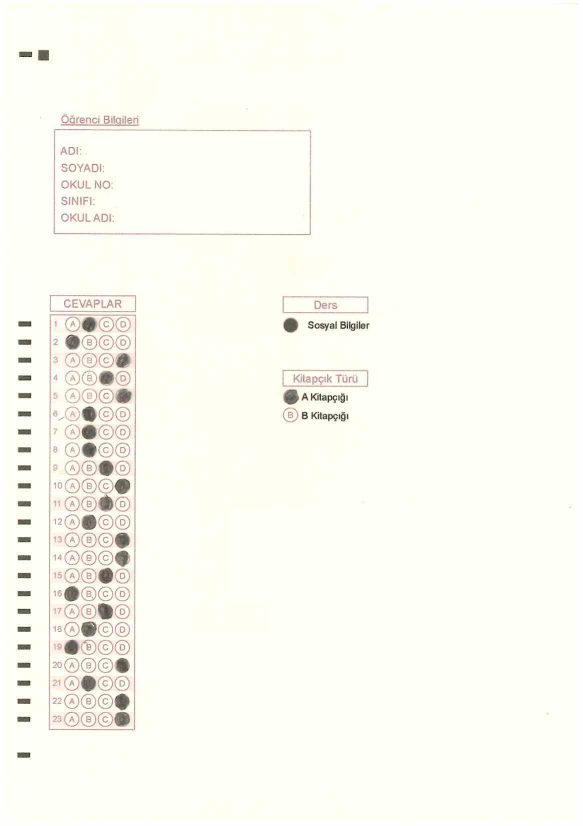
#> input picture optikForms/testForm.png, 1165 x 1652 px, found by its file name (shown at 1/2 size)
$ python bbOmr1.py   (older library calls are emulated)
#> lines starting #> are read from the running program, lines starting #| are printed output that depends on the picture; after the words box and inside, x2 and y2 are one past the last pixel; in counts of white or black regions, pixels touching at a corner belong together
import cv2
import numpy as np
import os
import argparse
import datetime
import json
from openpyxl import Workbook,load_workbook
from imutils.perspective import four_point_transform
import pdf2image
import bbOmr

parser = argparse.ArgumentParser(description='Optik Okuyucu V.1.0')
parser.add_argument('--ogrencioptik', type=str, help='Ogrencilerin optiklerinin bulunduğu klasör...', default="d:/_temp/optik/ogrenciler")
parser.add_argument('--cevapkagidi', type=str, help='Cevap Kağıtlarının olduğu klasör...', default="d:/_temp/optik/cevapkagidi")
parser.add_argument('--sonuckayit',type=str,help='Sonuçların txt olarak kaydedileceği yer...', default="d:/_temp/optik/")
parser.add_argument('--sonucisim',type=str,help='Oluşturulacak excel dosyasının adı...',default= "sonuclar")
parser.add_argument('--grup',type=int,help='Grup varmı yok mu ? ...', default=True)
parser.add_argument('--yanlisdogru',type=int,help='Kaç yanlış bir doğruyu götürsün? ...',default=100)
parser.add_argument('--puanlama',type=int,help='Sınav Kaç Üzerinden Hesaplansın?...',default=100)
args = parser.parse_args()

cevaplar=['A','B','C','D','E','-1','0']
harfler =['A', 'B', 'C', 'Ç', 'D', 'E', 'F', 'G', 'Ğ', 'H', 'I', 'İ', 'J', 'K', 'L', 'M', 'N', 'O', 'Ö', 'P', 'R', 'S', 'Ş', 'T', 'U', 'Ü', 'V', 'Y', 'Z', ' ']
cevap_kagidi = {}
cevap_kagidi_dict = {}
ogrenci_cevap = {}

gruplar =['A','B','C','D','E'] #['Q','X','Y','Z','T']


""" alan tanımlamaları
isim_img = image[119:464,265:532]
no_image = image[335:460, 71:192]
grup = thresh[216:238, 130:253]
"""
soruSayisi = 60
secenekSayisi = 4

imgSonuc = cv2.imread('testForm.png',0)
#> imgSonuc: shape (1652, 1165); min 0, max 255, mean 249.6
imgSonuc = cv2.resize(imgSonuc ,(600,800))
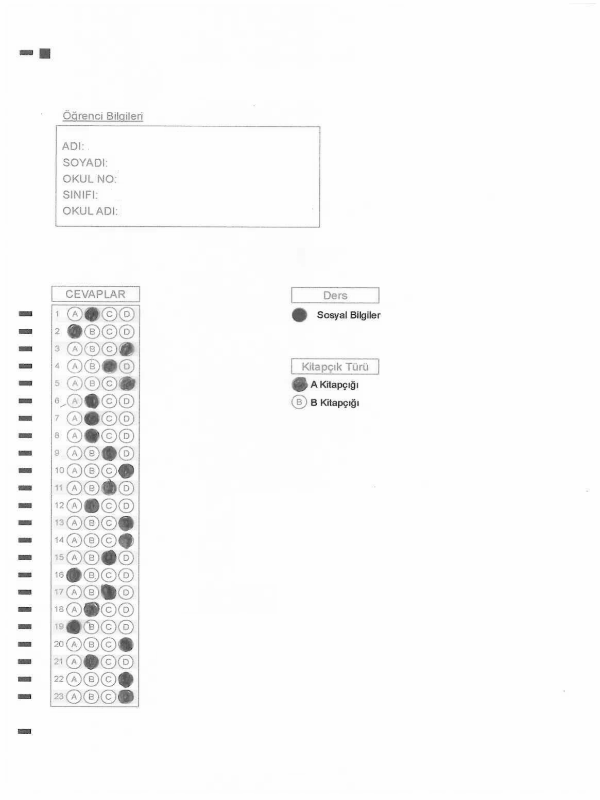
#> imgSonuc: shape (800, 600); min 23, max 255, mean 249.6

def test():
    img = cv2.imread('testForm.png',0)
    img = cv2.resize(img,(600,800))

    #ret,thresh = cv2.threshold(img,127,255,0)
    aAdSoyad = img[119:464,265:532]
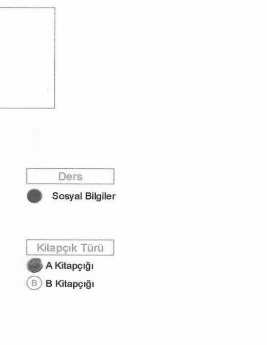
#> aAdSoyad: shape (345, 267); min 23, max 254, mean 251
    aGrup = img[380:412, 300:312]
    # aOgrenciNo = img[335:460, 71:192]
    aCevaplar = img[310:706, 74:146]
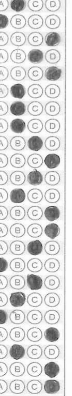
#> aCevaplar: shape (396, 72); min 49, max 254, mean 216.8

    # [7 lines of commented-out code are left out]

    artis = 2
    for i in range(0,2):
        harf = aGrup[artis:artis + 11, 0:11]
        artis += 11
        if i%4 ==0:
            artis +=1
        bps = np.sum(harf == 255)
        if bps>50:
            grup = i
        elif i==29 and bps<50:
            grup =  "-1"
#> this loop made 2 passes
#> bps on passes 1 to 2: 0, 0
#> after the loop, artis = 25

    # def getAdSoyad(aAdSoyad , basamakSayisi = 22 ):
    # image = cv2.cvtColor(aAdSoyad, cv2.COLOR_BGR2GRAY)
    # blur = cv2.GaussianBlur(aAdSoyad2, (7,7), 0)
    thresh = cv2.threshold(aAdSoyad, 0, 255, cv2.THRESH_BINARY_INV | cv2.THRESH_OTSU)[1]
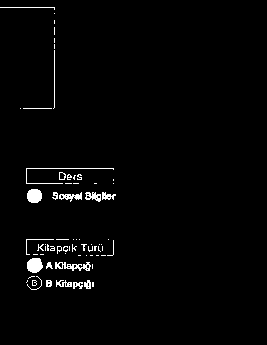
#> thresh: shape (345, 267); 2% white; 69 white regions (48 under 20 px), largest, box (x1, y1, x2, y2) and area: (27, 258, 43, 273) 191, (27, 189, 42, 203) 177, (55, 262, 91, 271) 163
    artis = 1
    isim = ""
    basamakSayisi = 2
    for i in range(0, basamakSayisi ):
        cevap = thresh[0:342,artis:artis+11]
        harf = harf_cikar(cevap)
        isim +=harf
        artis += 12
#> this loop made 2 passes
#> (harf, isim) on passes 1 to 2: (' ', ' '), (' ', '  ')
#> after the loop, artis = 25
    return isim.strip()

    # ogrenci_cevap = getCevaplar(aCevaplar, 1 )
    # print("form 1 >> ",  grup , ogrenci_cevap )


# [138 lines left out: functions test2, test0, pdfCoz, getCevaplar, not called in this run]

def kontrolCevapCiz( koord ): # koordinat bilgisi düzenlenecek
    # image = cv2.imread("test.png")
    cv2.circle(imgSonuc , koord  , 5, (0,0,255), 1)
    #cv2.circle(image ,(447,63), 5 , (0,0,255), 1 )

# [76 lines left out: functions kontrolCevap, getGrup, getOgrenciTCNo, getAdSoyad, sayi_cikar, not called in this run]

def harf_cikar(image):
    artis = 2
    for i in range(0,30):
        harf = image[artis:artis + 11,0:11]
        artis += 11
        if i%4 ==0:
            artis +=1
        bps = np.sum(harf == 255)
        if bps>50:
            return harfler[i]
        elif i==29 and bps<50:
            return harfler[-1]


# [8 lines left out: function main, not called in this run]


test()
